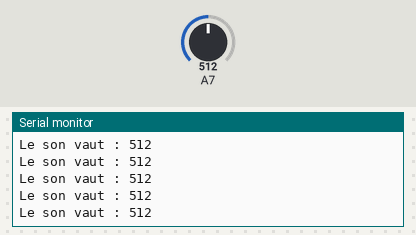
Recording of a sketch running on a simulated Arduino Uno, built with avr-gcc and run on an emulated ATmega328P. Parts: the last lines printed to the serial monitor. The test bench sets the inputs (shaded band); at power-on: A7 = 512.

Above: at 1.2 s.
1.3 s: A7 set to 716
At 1.31 s:
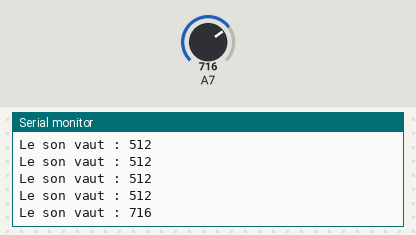
2.8 s: A7 set to 900
At 2.82 s:
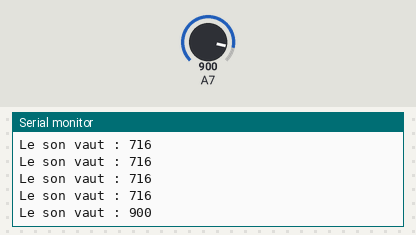
Timing chart, 0 to 5.8 s (numbered marks = the images above; inputs shaded):
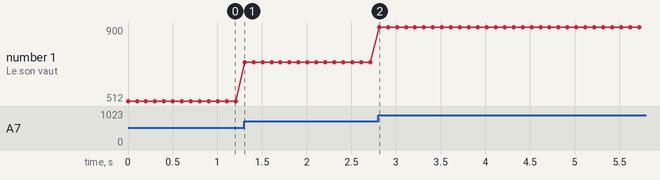

The sketch:

CapteurSon.ino
```cpp
/**
*/
#include "MeAuriga.h"

MeSoundSensor son(14); // création de l'objet son
void setup()
{

  // initialisation de la liaison série}
  Serial.begin(9600);
}
void loop()
{
  Serial.print("Le son vaut : ");
  Serial.println(son.strength());
  delay(100);
}
```

Measured:
- after the input at 1.3 s, the serial monitor: prints a new line at once (image 1)
- after the input at 2.8 s, the serial monitor: prints a new line at once (image 2)
- plotted number 1: 512 → 716 after the input at 1.3 s, 716 → 900 after the input at 2.8 s
